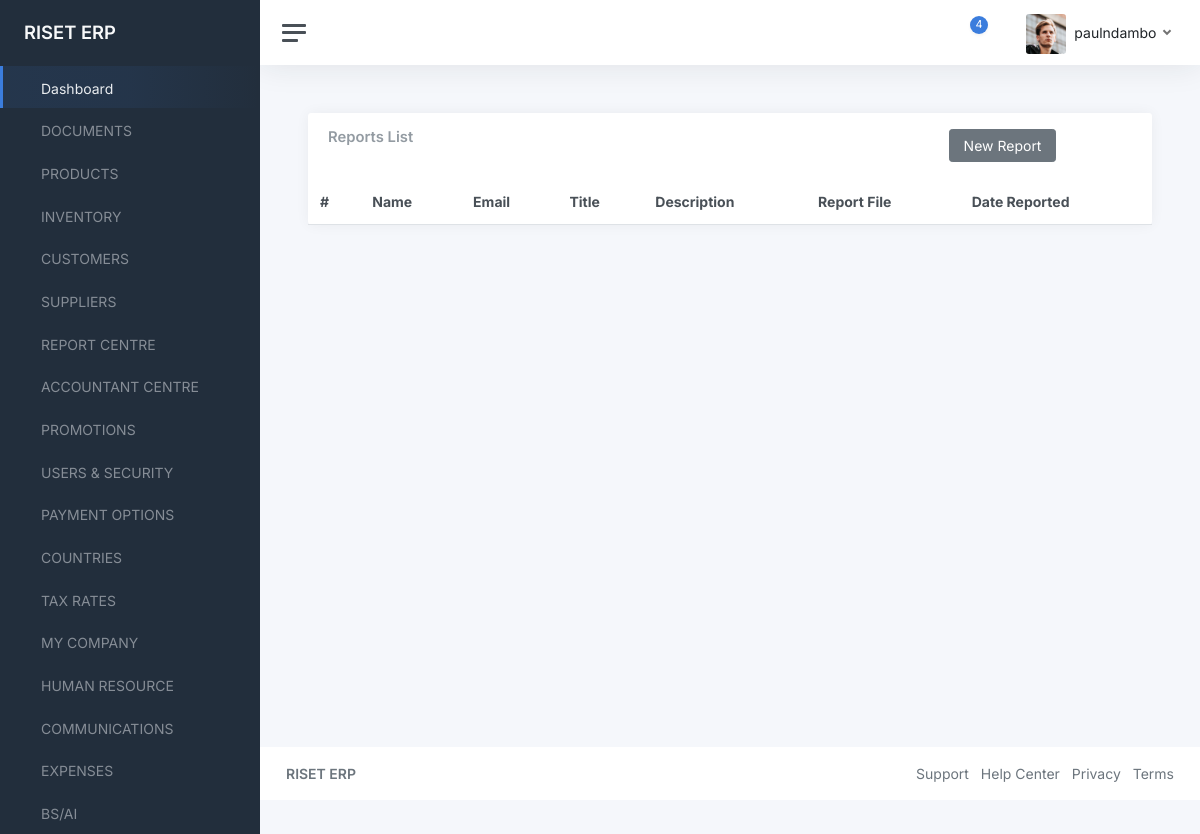
/reports/ (signed in), run on an earlier commit of the app's database.
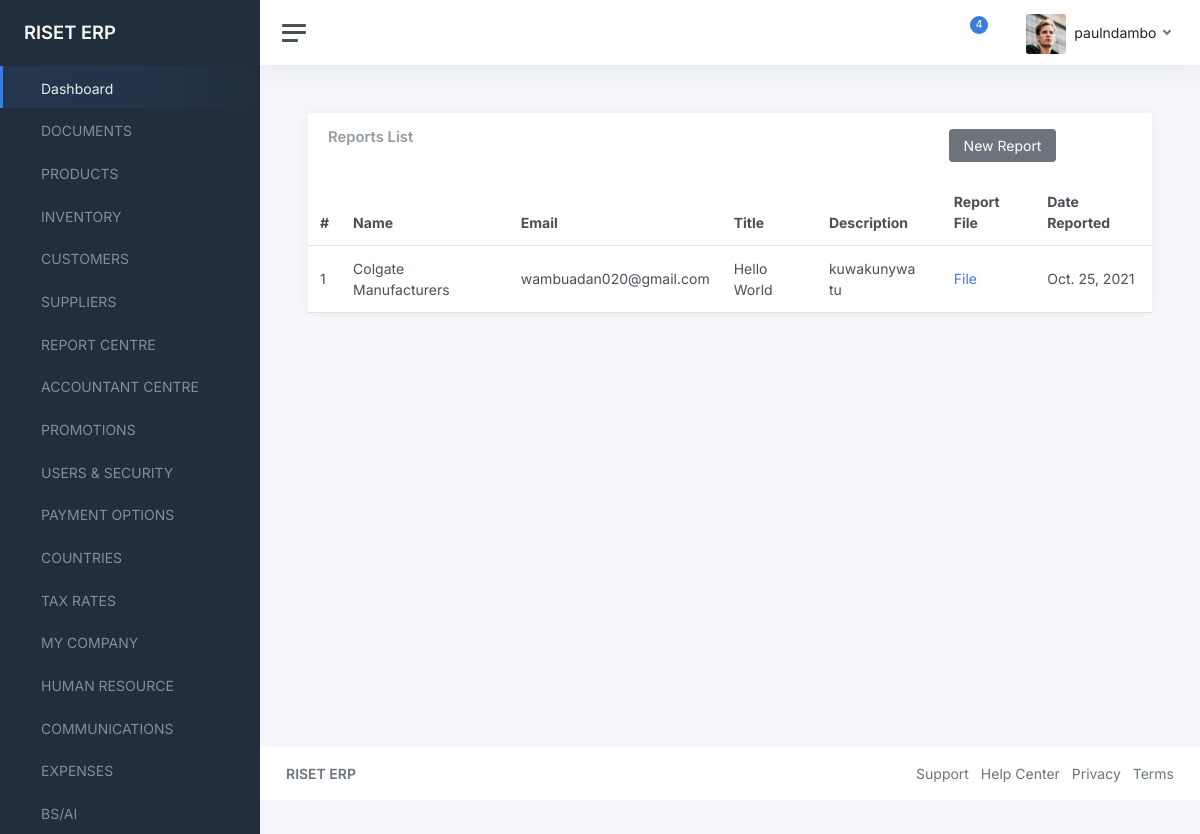
And on a later commit of the database.
### data/models.py (models this page shows, shortened)
class Report(models.Model):
    name = models.CharField(max_length=200)
    email = models.EmailField()
    title = models.CharField(max_length=200)
    description = models.TextField()
    file = models.FileField(upload_to="reports", null=True, blank=True)
    date_reported = models.DateField(auto_now=True)
    def report_file(self):
        if self.file:
            return self.file
        else:
            return "No File"

### data/views.py (the view)
# urls.py: path("reports/", views.reports, name="reports"),
@login_required(login_url='/login')
def reports(request):
    reports = Report.objects.all()
    context = {
        "reports": reports
    }
    return render(request, "data/reports.html", context)

### data/templates/data/reports.html
{% extends "component-base.html" %}
{% block content %}
<main class="content">
	<div class="container-fluid p-0">
		<div class="row">
			<div class="col-12 col-lg-12 col-xxl-12 d-flex">
				<div class="card flex-fill">
					<div class="card-header">
						<div class="row">
							<div class="col-9">
								<h5 class="card-title mb-0">Reports List</h5>
							</div>
							<div class="col-3">
								<a href="{% url 'new-report' %}" class="btn btn-secondary">New Report</a>
							</div>
						</div>
					</div>
					<table class="table table-hover my-0">
						<thead>
							<tr>
                <th>#</th>
								<th>Name</th>
								<th>Email</th>
                <th>Title</th>
                <th>Description</th>
                <th>Report File</th>
                <th>Date Reported</th>
							</tr>
						</thead>
						<tbody>
{% for report in reports %}
							<tr>
                <td>{{report.id}}</td>
								<td>{{report.name}}</td>
                <td>{{report.email}}</td>
                <td>{{report.title}}</td>
                <td>{{report.description}}</td>
								<td>
									<a href="{{report.report_file.url}}">File</a>
								</td>
                <td>{{report.date_reported}}</td>
							</tr>
{% endfor %}
						</tbody>
					</table>
				</div>
			</div>
		</div>
	</div>
</main>
{% endblock content %}

What changed in the data, as far as the page shows it:
added Report: id "1", name "Colgate Manufacturers", email "wambuadan020@gmail.com", title "Hello World", description "kuwakunywa tu", date_reported "Oct. 25, 2021"
